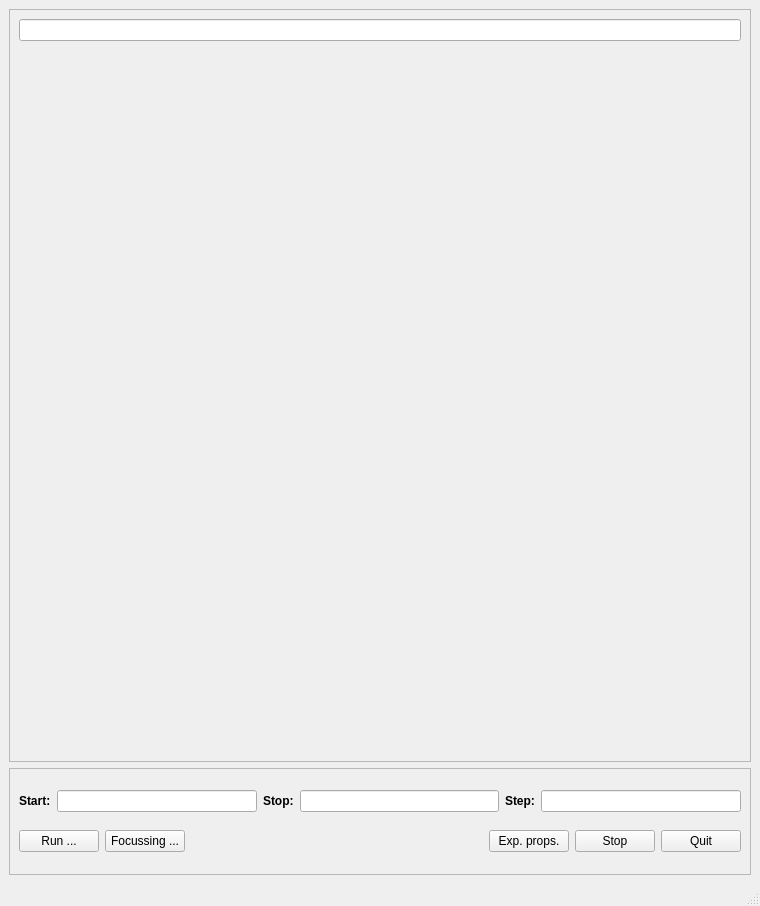
<?xml version="1.0" encoding="UTF-8"?>
<ui version="4.0">
 <class>FocusWidgetForm</class>
 <widget class="QMainWindow" name="FocusWidgetForm">
  <property name="geometry">
   <rect>
    <x>0</x>
    <y>0</y>
    <width>760</width>
    <height>906</height>
   </rect>
  </property>
  <property name="mouseTracking">
   <bool>true</bool>
  </property>
  <property name="windowTitle">
   <string>Focussing dialog</string>
  </property>
  <widget class="QWidget" name="centralwidget">
   <property name="sizePolicy">
    <sizepolicy hsizetype="Preferred" vsizetype="Preferred">
     <horstretch>0</horstretch>
     <verstretch>0</verstretch>
    </sizepolicy>
   </property>
   <layout class="QVBoxLayout" name="verticalLayout_3">
    <item>
     <widget class="QFrame" name="viewFrame">
      <property name="sizePolicy">
       <sizepolicy hsizetype="Preferred" vsizetype="Preferred">
        <horstretch>0</horstretch>
        <verstretch>7</verstretch>
       </sizepolicy>
      </property>
      <property name="mouseTracking">
       <bool>true</bool>
      </property>
      <property name="frameShape">
       <enum>QFrame::StyledPanel</enum>
      </property>
      <property name="frameShadow">
       <enum>QFrame::Raised</enum>
      </property>
      <layout class="QVBoxLayout" name="verticalLayout">
       <item>
        <widget class="QLineEdit" name="filenameLineEdit">
         <property name="text">
          <string/>
         </property>
        </widget>
       </item>
       <item>
        <widget class="FitsViewWidget" name="view" native="true">
         <property name="sizePolicy">
          <sizepolicy hsizetype="Preferred" vsizetype="Preferred">
           <horstretch>0</horstretch>
           <verstretch>0</verstretch>
          </sizepolicy>
         </property>
         <property name="mouseTracking">
          <bool>true</bool>
         </property>
        </widget>
       </item>
      </layout>
     </widget>
    </item>
    <item>
     <widget class="QFrame" name="controlsFrame">
      <property name="sizePolicy">
       <sizepolicy hsizetype="Preferred" vsizetype="Preferred">
        <horstretch>0</horstretch>
        <verstretch>1</verstretch>
       </sizepolicy>
      </property>
      <property name="frameShape">
       <enum>QFrame::StyledPanel</enum>
      </property>
      <property name="frameShadow">
       <enum>QFrame::Raised</enum>
      </property>
      <layout class="QVBoxLayout" name="verticalLayout_2">
       <item>
        <layout class="QHBoxLayout" name="focusValuesLayout">
         <item>
          <widget class="QLabel" name="startFocusLabel">
           <property name="text">
            <string>&lt;html&gt;&lt;head/&gt;&lt;body&gt;&lt;p&gt;&lt;span style=&quot; font-weight:600;&quot;&gt;Start:&lt;/span&gt;&lt;/p&gt;&lt;/body&gt;&lt;/html&gt;</string>
           </property>
          </widget>
         </item>
         <item>
          <widget class="QLineEdit" name="startLineEdit">
           <property name="text">
            <string/>
           </property>
           <property name="alignment">
            <set>Qt::AlignRight|Qt::AlignTrailing|Qt::AlignVCenter</set>
           </property>
          </widget>
         </item>
         <item>
          <widget class="QLabel" name="stopFocusLabel">
           <property name="text">
            <string>&lt;html&gt;&lt;head/&gt;&lt;body&gt;&lt;p&gt;&lt;span style=&quot; font-weight:600;&quot;&gt;Stop:&lt;/span&gt;&lt;/p&gt;&lt;/body&gt;&lt;/html&gt;</string>
           </property>
          </widget>
         </item>
         <item>
          <widget class="QLineEdit" name="stopLineEdit">
           <property name="text">
            <string/>
           </property>
           <property name="alignment">
            <set>Qt::AlignRight|Qt::AlignTrailing|Qt::AlignVCenter</set>
           </property>
          </widget>
         </item>
         <item>
          <widget class="QLabel" name="stepFocusLabel">
           <property name="text">
            <string>&lt;html&gt;&lt;head/&gt;&lt;body&gt;&lt;p&gt;&lt;span style=&quot; font-weight:600;&quot;&gt;Step:&lt;/span&gt;&lt;/p&gt;&lt;/body&gt;&lt;/html&gt;</string>
           </property>
          </widget>
         </item>
         <item>
          <widget class="QLineEdit" name="stepLineEdit">
           <property name="text">
            <string/>
           </property>
           <property name="alignment">
            <set>Qt::AlignRight|Qt::AlignTrailing|Qt::AlignVCenter</set>
           </property>
          </widget>
         </item>
        </layout>
       </item>
       <item>
        <layout class="QHBoxLayout" name="buttonsLayout">
         <item>
          <widget class="QPushButton" name="runButton">
           <property name="text">
            <string>Run ...</string>
           </property>
          </widget>
         </item>
         <item>
          <widget class="QPushButton" name="focussingButton">
           <property name="toolTip">
            <string extracomment="Select an object and push the button"/>
           </property>
           <property name="toolTipDuration">
            <number>2</number>
           </property>
           <property name="whatsThis">
            <string/>
           </property>
           <property name="text">
            <string>Focussing ...</string>
           </property>
          </widget>
         </item>
         <item>
          <spacer name="buttonSpacer">
           <property name="orientation">
            <enum>Qt::Horizontal</enum>
           </property>
           <property name="sizeHint" stdset="0">
            <size>
             <width>48</width>
             <height>20</height>
            </size>
           </property>
          </spacer>
         </item>
         <item>
          <widget class="QPushButton" name="expPropsButton">
           <property name="text">
            <string>Exp. props.</string>
           </property>
          </widget>
         </item>
         <item>
          <widget class="QPushButton" name="stopButton">
           <property name="text">
            <string>Stop</string>
           </property>
          </widget>
         </item>
         <item>
          <widget class="QPushButton" name="quitButton">
           <property name="text">
            <string>Quit</string>
           </property>
          </widget>
         </item>
        </layout>
       </item>
      </layout>
     </widget>
    </item>
   </layout>
  </widget>
  <widget class="QStatusBar" name="statusbar"/>
 </widget>
 <customwidgets>
  <customwidget>
   <class>FitsViewWidget</class>
   <extends>QWidget</extends>
   <header>FitsViewWidget.h</header>
   <container>1</container>
  </customwidget>
 </customwidgets>
 <resources/>
 <connections/>
</ui>
